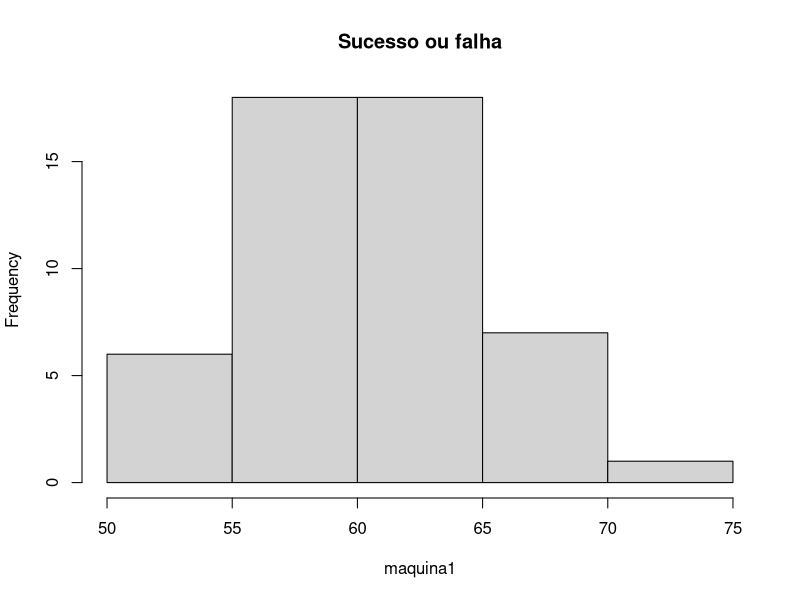
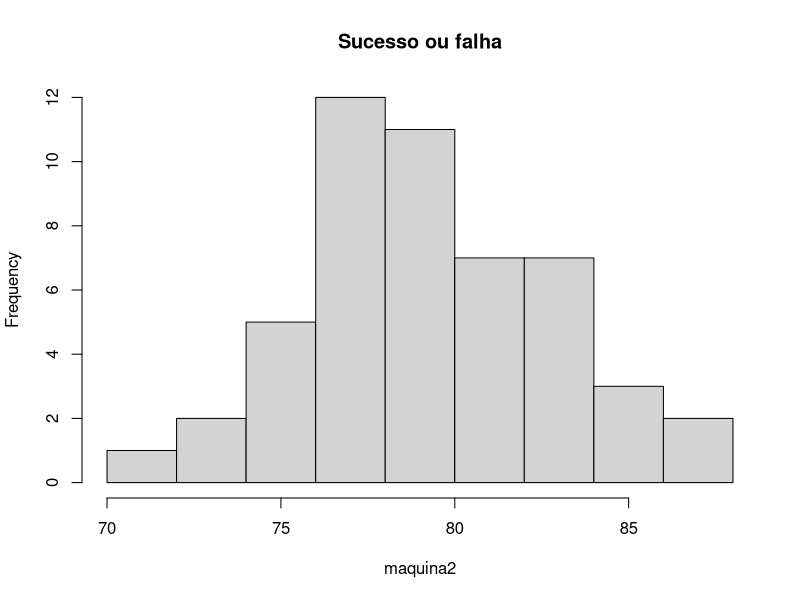

These charts were generated, in order, by the following R code:
producao = 100
maquina1 = rbinom(50, producao, 0.6)
set.seed(1)
maquina1.f = factor(maquina1, levels=c(0,1) , labels=c('Sucesso', 'Falha'),
                  ordered = TRUE)

table(maquina1.f)

maquina2 = rbinom(50,producao, 0.8)

maquina2.f = factor(maquina2,levels=c(0,1), labels=c('Sucesso', 'Falha'),
                  ordered = TRUE)

table(maquina2.f)

hist(maquina1, main='Sucesso ou falha')

# O número de vezes que cara foi maior que o número de vezes que caiu coroa

hist(maquina2, main = 'Sucesso ou falha')

# O número de vezes que caiu cara foi o dobro de vezes que coroa
